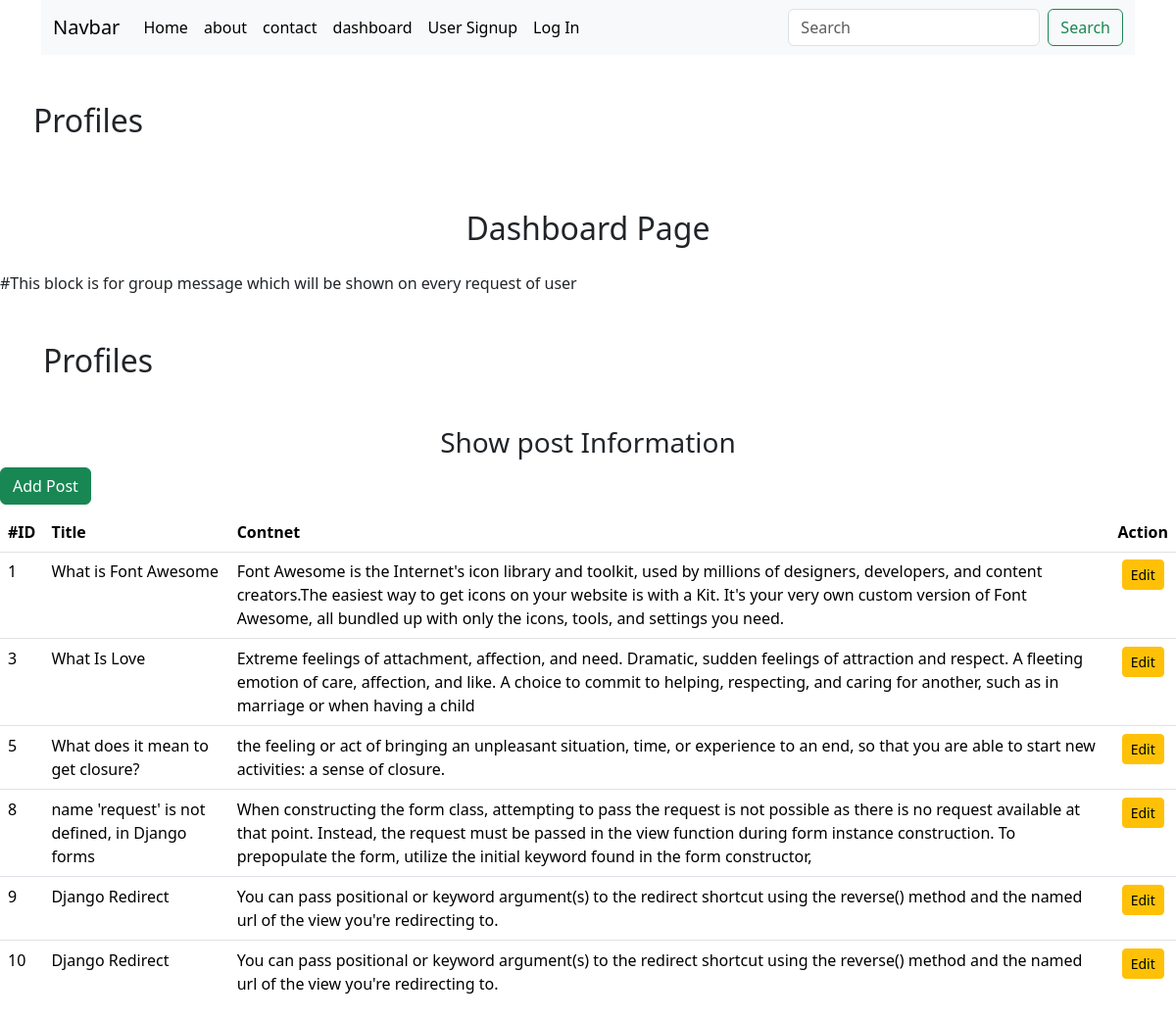
/dashboard/, run on the app's committed database.
### blog/models.py (models this page shows)
class Post(models.Model):
    title = models.CharField(max_length=100)
    content = models.TextField()

### blog/views.py (the view)
# urls.py: path('dashboard/', views.dashboard, name='dashboard'),
def dashboard(request):
    posts = Post.objects.all()
    user = request.user               ##making this to get data from group user name
    return render(request, 'blog/dashboard.html', {'posts':posts})

### blog/templates/blog/dashboard.html (shortened to what this page needs)
{% extends 'blog/base.html' %}
{% load static %}
{% block content %}
<h2 class="text-center my-4">Dashboard Page</h2>
<div class="col sm-10">
#This block is for group message  which will be shown on every request of user
{% block side %}
<div class="col-sm-2">
<h2 class="text-center my-5">Profiles</h2>
</div>
{% endblock side %}
<h3 class="text-center mt-3">Show post Information</h3>
<a href="{% url 'addpost' %}" type='button' class="btn btn-success mr-2 mb-2">Add Post</a>
{% if posts %}
<table class="table table-hover">
    <tr>
        <thead>
            <th scope="col">#ID</th>
            <th scope="col">Title</th>
            <th scope="col">Contnet</th>
            <th scope="col" colspan="2">Action</th>
        </thead>
    </tr>
    {% for post in posts%}
    <tbody>
        <tr>
        <td>{{post.id}}</td>
        <td>{{post.title}}</td>
        <td>{{post.content}}</td>
        <td class="text-center">
        <a class="btn btn-warning  btn-sm" href="{% url 'updatepost' post.id %}">Edit</a>
        </td>
       </tr>
      </tbody>
      {% endfor %}
    </table>
{% else %}:
<h3 class='alert alert-warning mt-3'> There is no Record Found please Put somthing in model table then find table </h3>
</div>
{% endif %}
{% endblock content %}

### data on the page
Post: id "1", title "What is Font Awesome", content "Font Awesome is the Internet's icon library and toolkit, used by millions of designers, developers, and content creators.The easiest way to get icons on your website is with a Kit. It's your very own custom version of Font Awesome, all bundled up with only the icons, tools, and settings you need."
Post: id "3", title "What Is Love", content "Extreme feelings of attachment, affection, and need. Dramatic, sudden feelings of attraction and respect. A fleeting emotion of care, affection, and like. A choice to commit to helping, respecting, and caring for another, such as in marriage or when having a child"
Post: id "5", title "What does it mean to get closure?", content "the feeling or act of bringing an unpleasant situation, time, or experience to an end, so that you are able to start new activities: a sense of closure."
Post: id "8", title "name 'request' is not defined, in Django forms", content "When constructing the form class, attempting to pass the request is not possible as there is no request available at that point. Instead, the request must be passed in the view function during form instance construction. To prepopulate the form, utilize the initial keyword found in the form constructor,"
Post: id "9", title "Django Redirect", content "You can pass positional or keyword argument(s) to the redirect shortcut using the reverse() method and the named url of the view you're redirecting to."
Post: id "10", title "Django Redirect", content "You can pass positional or keyword argument(s) to the redirect shortcut using the reverse() method and the named url of the view you're redirecting to."
